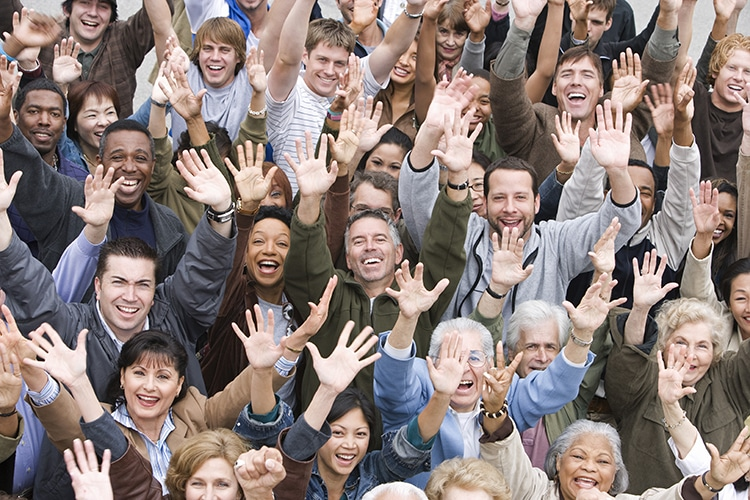
#> input picture face-detection-testing/faces-in-a-crowd.jpg, 750 x 500 px
$ python face-detection.py
#> lines starting #> are read from the running program, lines starting #| are printed output that depends on the picture; after the words box and inside, x2 and y2 are one past the last pixel; in counts of white or black regions, pixels touching at a corner belong together
import cv2


class FaceDetection:
    imageInPath = 'faces-in-a-crowd.jpg'
    imageOutPath = imageInPath.replace('.', '-processed.')

    def __init__(self) -> None:
        # Load the Classifier
        self.face_classifier = cv2.CascadeClassifier(
            cv2.data.haarcascades + "haarcascade_frontalface_default.xml"
        )

    def load_image(self, path):
        """
        To improve computational efficiency, we first need to convert this image to grayscale before performing face detection.
        """
#> called with path = 'faces-in-a-crowd.jpg'
        self.img = cv2.imread(path)
#> self.img is the input picture: shape (500, 750, 3); mean B, G, R 120.8, 124.9, 139.3
        self.gray_img = cv2.cvtColor(self.img, cv2.COLOR_BGR2GRAY)
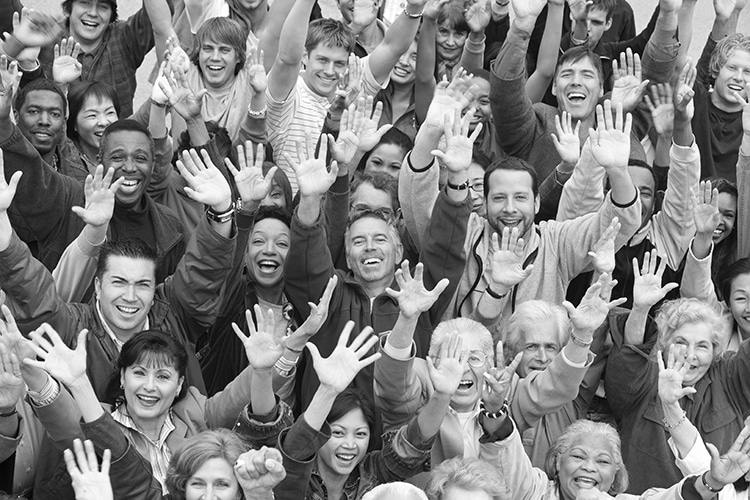
#> self.gray_img: shape (500, 750); min 0, max 255, mean 128.8

    def perform_face_detection(self, gray = True):
#> called with gray = True
        img = self.gray_img
        if not gray:
            img = self.img
        self.face = self.face_classifier.detectMultiScale(
            img, scaleFactor=1.1, minNeighbors=5, minSize=(40, 40)
        )
#> self.face = 17 rows, first 6: [190, 28, 54, 54], [302, 40, 56, 56], [548, 51, 59, 59], [14, 89, 57, 57], [75, 96, 48, 48], [361, 146, 50, 50]
        # create a bounding box around those faces
        for (x, y, w, h) in self.face:
            cv2.rectangle(self.img, (x, y), (x + w, y + h), (0, 255, 0), 4)
#> this loop made 17 passes
#> (x, y, w, h) on passes 1 to 12: (190, 28, 54, 54), (302, 40, 56, 56), (548, 51, 59, 59), (14, 89, 57, 57), (75, 96, 48, 48), (361, 146, 50, 50), (481, 175, 59, 59), (340, 215, 62, 62), (96, 257, 68, 68), (514, 326, 54, 54), (321, 412, 56, 56), (101, 134, 58, 58)
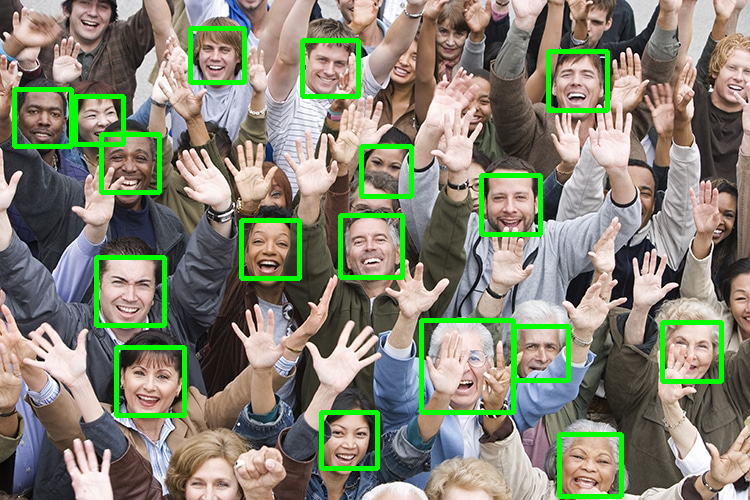
#> self.img: shape (500, 750, 3); 5.3% of pixels changed, all inside (x1, y1, x2, y2) = (12, 26, 724, 499)

    def save_image(self, path):
        cv2.imwrite(path, self.img)

face_detect = FaceDetection()
face_detect.load_image('faces-in-a-crowd.jpg')
face_detect.perform_face_detection()
face_detect.save_image('out.jpg')
